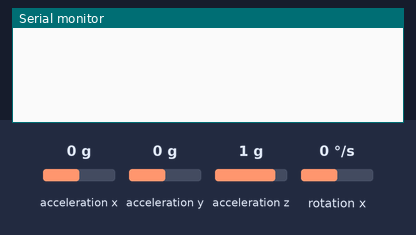
Recording of a sketch running on a simulated Arduino Uno, built with avr-gcc and run on an emulated ATmega328P. Parts: the last lines printed to the serial monitor. Wiring (inferred from the names in the program): MPU-6050 motion sensor at I2C address 0x68. The test bench sets the inputs (shaded band); at power-on: rotation x 0 °/s, acceleration x 0 g, acceleration y 0 g, acceleration z 1 g.

Above: at 1.2 s.
1.3 s: rotation x set to -192 °/s
At 1.8 s:
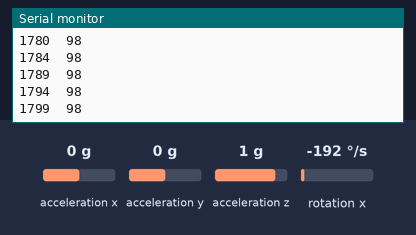
2.8 s: rotation x set to -100 °/s
At 3.6 s:
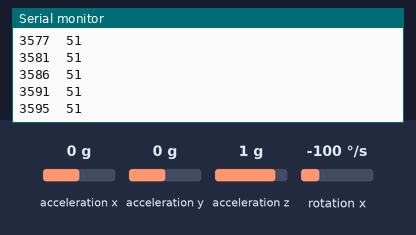
Timing chart, 0 to 5.8 s (numbered marks = the images above; inputs shaded):
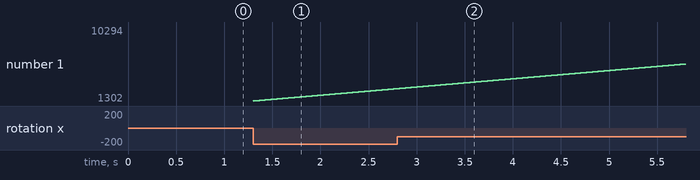

Measured:
- after the input at 1.3 s, the serial monitor: prints a new line at once (image 1)

The sketch:

tilt_sensor.ino
```cpp
#include<Wire.h>

const int mpu_addr=0x68;  // I2C address of the MPU-6050

void setup()
{
  Wire.begin();
  // Wire.setClock(400000UL); // Set I2C frequency to 400kHz
  Wire.beginTransmission(mpu_addr);
  Wire.write(0x6B);
  Wire.write(0); // wake up the mpu6050
  Wire.endTransmission(true);
  Serial.begin(115200);
}


void loop() {

  if (read_status_ready())
  {
    int movement =  Gyro_X();
    if (movement > 8){
      Serial.print(millis());
      Serial.print("\t");
      Serial.println(movement);
    }
  }
 delay(3);
}


int read_val(int command_val)
{
  Wire.beginTransmission(mpu_addr);
  Wire.write(command_val);
  Wire.endTransmission(false);
  Wire.requestFrom(mpu_addr,1);
  int Gy=Wire.read(); //<<8|Wire.read();
  if (Gy > 0x80) Gy -= 0xFF;
  Wire.endTransmission(true);
  return abs(Gy); // / 250;
}

bool read_status_ready(){
  Wire.beginTransmission(mpu_addr);
  Wire.write(0x3A);  // INT_STATUS
  Wire.endTransmission(false);
  Wire.requestFrom(mpu_addr,1);
  int Status=Wire.read();
  Wire.endTransmission(true);
  if (Status & 0x01) return true;
  else return false;
}

int Gyro_X()
{
  return read_val(0x43);
}

int Gyro_Y()
{
  return read_val(0x45);
}

int Gyro_Z()
{
  return read_val(0x47);
}
```
